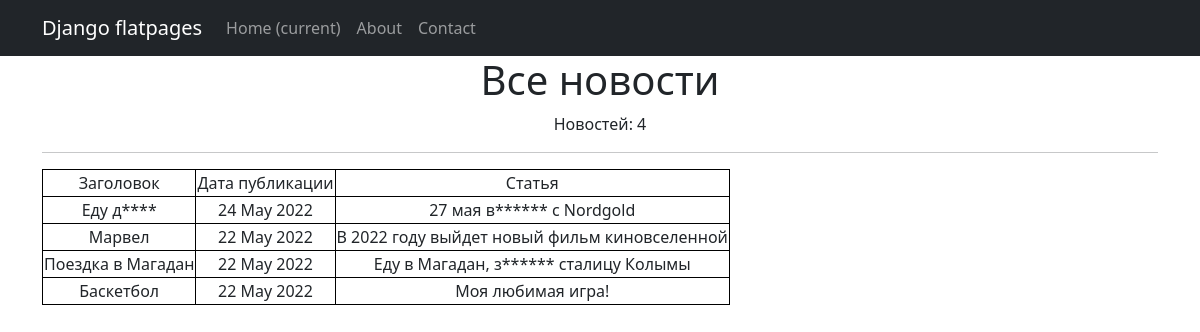
Page /news/ on the committed database.
### newapp/models.py (models this page shows, shortened)
class Post(models.Model):
    author = models.ForeignKey(Author, on_delete=models.CASCADE)
    NEWS = 'NW'
    ARTICLE = 'AR'
    CATEGORY_CHOICES = (
        (NEWS, 'Новость'),
        (ARTICLE, 'Статья')
    )
    categoryType = models.CharField(max_length=2, choices=CATEGORY_CHOICES, default=ARTICLE)
    dateCreation = models.DateTimeField(auto_now_add=True)
    postCategory = models.ManyToManyField(Category, through='PostCategory')
    title = models.CharField(max_length=128)
    text = models.TextField()
    rating = models.SmallIntegerField(default=0)

### newapp/views.py (the view)
# urls.py: path('', PostNewsList.as_view()),
class PostNewsList(ListView):
    model = Post
    ordering = '-dateCreation'
    template_name = 'news.html'
    context_object_name = 'news'

### newapp/templatetags/custom_filters.py (called while the page is built)
@register.filter()
def censor(value):
    censorship = ['домой', 'выезжаю', 'золотую']
    if not isinstance(value,str):
        raise ValueError('Нельзя цензурировать не строку')
    for i in censorship:
        value = value.replace(i[1:], "*" * (len(i)-1))
    return value

### templates/news.html (shortened to what this page needs)
{% extends 'flatpages/default.html' %}
{% load custom_filters %}
{% block content %}
<h1>Все новости</h1>
<p>Новостей: {{ news | length}}</p>
<hr>
{% if news %}
<table>
    <tr>
        <td>Заголовок</td>
        <td>Дата публикации</td>
        <td>Статья</td>
    </tr>
    {% for Post in news %}
    <tr>
        <td>{{ Post.title | censor }}</td>
        <td>{{ Post.dateCreation | date:'d M Y'}}</td>
        <td>{{ Post.text | censor | truncatewords:20 }}</td>
    </tr>
    {% endfor %}
</table>
{% else %}
<h2>Новостей нет!</h2>
{% endif %}
{% endblock content %}

### templates/flatpages/default.html (shortened to what this page needs)
<!DOCTYPE html>
<html lang="en">
    <head>
        {% load static %}
        <link href="{% static 'css/styles.css' %}" rel="stylesheet" />
    </head>
    <body>
        <nav class="navbar navbar-expand-lg navbar-dark bg-dark static-top">
           <div class="container">
               <a class="navbar-brand" href="#">Django flatpages</a>
               <div class="collapse navbar-collapse" id="navbarResponsive">
                   <ul class="navbar-nav ml-auto">
                       <li class="nav-item active">
                           <a class="nav-link" href="#">Home
                               <span class="sr-only">(current)</span>
                           </a>
                       </li>
                       <li class="nav-item">
                           <a class="nav-link" href="/about/">About</a>
                       </li>
                       <li class="nav-item">
                           <a class="nav-link" href="/contacts/">Contact</a>
                       </li>
                   </ul>
               </div>
           </div>
        </nav>
        <div class="container">
            <div class="row">
                <div class="col-lg-12 text-center">
                   {% block content %}{% endblock content %}
                </div>
            </div>
        </div>
    </body>
</html>

### templates/news.html (style rules this page uses)
TABLE { border-collapse: collapse; }
TD, TH { border: 1px solid black; }

### rows in the picture
Post: title|censor "Еду д****", dateCreation "24 May 2022", text|censor "27 мая в****** с Nordgold"
Post: title|censor "Марвел", dateCreation "22 May 2022", text|censor "В 2022 году выйдет новый фильм киновселенной"
Post: title|censor "Поездка в Магадан", dateCreation "22 May 2022", text|censor "Еду в Магадан, з****** сталицу Колымы"
Post: title|censor "Баскетбол", dateCreation "22 May 2022", text|censor "Моя любимая игра!"

### other values in the picture
{{ news | length }} "4"
